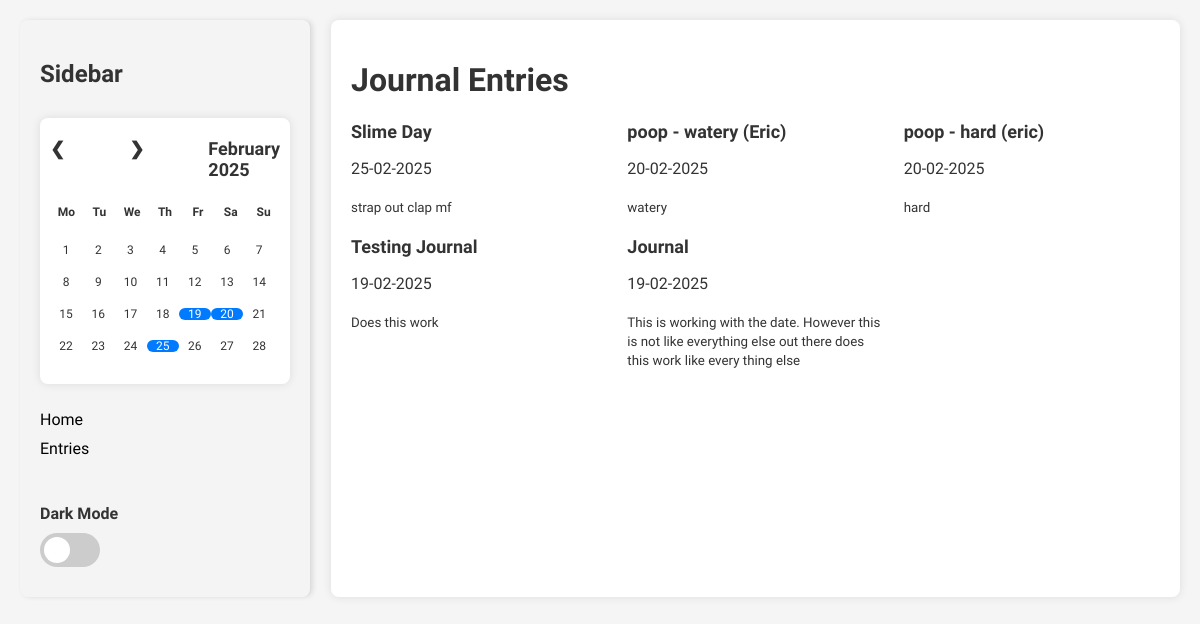
/entries, run on an earlier commit of the app's database.
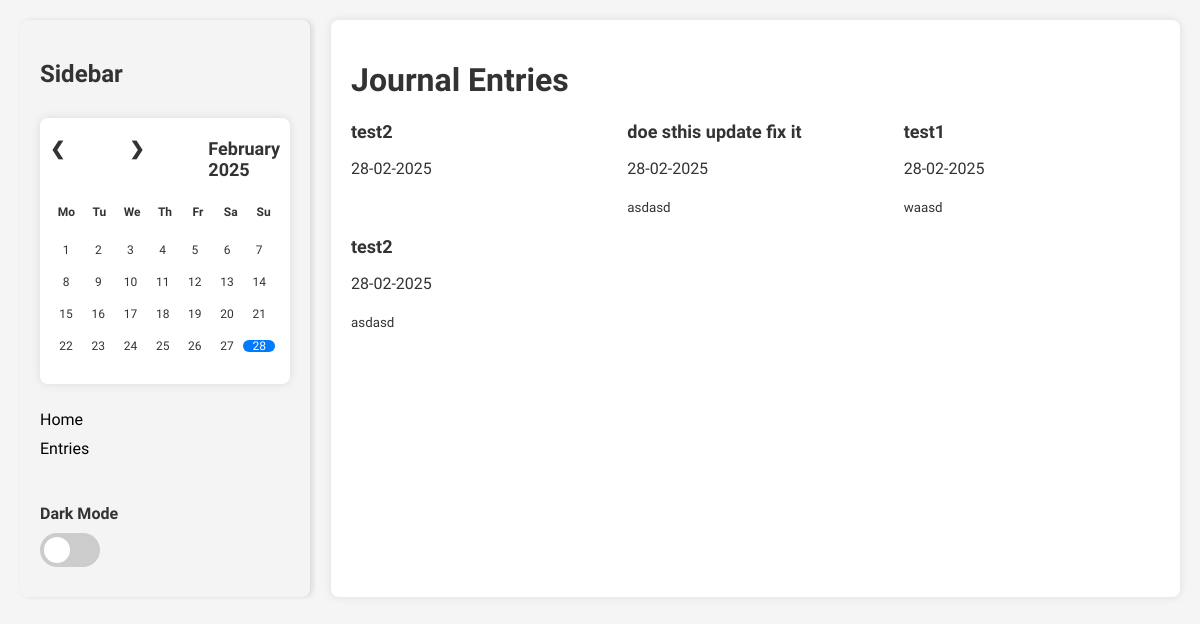
And on a later commit of the database.
### tables this page shows
CREATE TABLE journal (
                            id INTEGER PRIMARY KEY AUTOINCREMENT,
                            title TEXT NOT NULL,
                            content TEXT NOT NULL,
                            mood TEXT,
                            date TEXT NOT NULL);

### app.py (the view)
@app.route('/entries')
def view_entries():
    today = datetime.now().strftime('%Y-%m-%d')
    with sqlite3.connect('journal.db') as conn:
        cursor = conn.cursor()
        current_month = today[:7]
        cursor.execute("SELECT DISTINCT strftime('%d', date) FROM journal WHERE strftime('%Y-%m', date) = ?",
                      (current_month,))
        days_with_entries = [int(day[0]) for day in cursor.fetchall()]
        cursor.execute("SELECT id, title, content, date, strftime('%d-%m-%Y', date) as formatted_date FROM journal ORDER BY date DESC")
        all_entries = cursor.fetchall()
    days = range(1, 32)  # Maximum days in a month
    return render_template('entries.html',
                          entries=all_entries,
                          entry_days=days_with_entries,
                          days=days)

### templates/entries.html (shortened to what this page needs)
<!DOCTYPE html>
<html lang="en">
<head>
    <link rel="stylesheet" href="{{ url_for('static', filename='styles.css') }}">
</head>
<body>
    <div class="container">
        <div class="sidebar" role="navigation" aria-label="Sidebar">
            <h2>Sidebar</h2>
            <div class="calendar calendar-entries" role="region" aria-label="Calendar">
                <div class="month">
                    <ul>
                        <li class="prev" onclick="prevMonth()">&#10094;</li>
                        <li class="next" onclick="nextMonth()">&#10095;</li>
                        <li id="monthYear">August<br><span style="font-size:18px">2023</span></li>
                    </ul>
                </div>
                <ul class="weekdays">
                    <li>Mo</li>
                    <li>Tu</li>
                    <li>We</li>
                    <li>Th</li>
                    <li>Fr</li>
                    <li>Sa</li>
                    <li>Su</li>
                </ul>
                <ul class="days">
                </ul>
            </div>
            <ul>
                <li><a href="{{ url_for('home') }}">Home</a></li>
                <li><a href="{{ url_for('view_entries') }}">Entries</a></li>
            </ul>
            <div class="switch-container">
                <label for="dark-mode-toggle">Dark Mode</label>
                <label class="switch">
                    <span class="slider round"></span>
                </label>
            </div>
        </div>
        <div class="main-content" role="main">
            <h1>Journal Entries</h1>
            <div class="entries-grid">
                {% for entry in entries %}
                <div class="entry-box" tabindex="0" role="article" aria-labelledby="entry-title-{{ loop.index }}" aria-describedby="entry-content-{{ loop.index }}">
                    <a href="{{ url_for('view_entry', entry_id=entry[0]) }}" class="entry-link">
                        <h2 id="entry-title-{{ loop.index }}">{{ entry[1] }}</h2>
                        <p id="entry-content-{{ loop.index }}">{{ entry[4] }}</p>
                        <small>{{ entry[2] }}</small>
                    </a>
                </div>
                {% endfor %}
            </div>
        </div>
    </div>
</body>
</html>

### static/styles.css (style rules this page uses)
body { font-family: 'Open Sans', Arial, sans-serif; margin: 0; padding: 0; display: flex; flex-direction: column; height: 100vh; overflow: hidden; background-color: #f5f5f5; color: #333; transition: background-color 0.3s, color 0.3s; font-size: 16px; }
.sidebar, .calendar, .journaling { transition: background-color 0.3s, color 0.3s, box-shadow 0.3s; }
.container { display: flex; width: 100%; padding: 20px; box-sizing: border-box; }
.sidebar { width: 250px; background-color: #f4f4f4; padding: 20px; border-right: 1px solid #ddd; box-shadow: 2px 0 5px rgba(0, 0, 0, 0.1); border-radius: 8px; margin-right: 20px; display: flex; flex-direction: column; justify-content: space-between; transition: background-color 0.3s; }
.sidebar ul { list-style-type: none; padding: 0; }
.sidebar ul li { margin: 10px 0; }
.sidebar ul li a { text-decoration: none; font-size: 16px; color: #000; display: flex; align-items: center; }
.calendar { margin-top: 10px; background-color: #fff; padding: 10px; box-shadow: 0 0 10px rgba(0, 0, 0, 0.1); border-radius: 8px; font-size: 12px; }
.month { display: flex; justify-content: space-between; align-items: center; }
.month ul { list-style-type: none; padding: 0; margin: 0; display: flex; justify-content: space-between; width: 100%; }
.month ul li { font-size: 18px; font-weight: bold; }
.month .prev, .month .next { cursor: pointer; }
.weekdays { display: flex; justify-content: space-between; padding: 3px 0; }
.weekdays li { width: 30%; text-align: center; font-weight: bold; line-height: 0; }
.days { display: flex; flex-wrap: wrap; }
.switch-container { margin-top: auto; text-align: left; padding-top: 20px; }
.switch-container label { display: block; margin-bottom: 10px; font-weight: bold; }
.switch { position: relative; display: inline-block; width: 60px; height: 34px; }
.slider { position: absolute; cursor: pointer; top: 0; left: 0; right: 0; bottom: 0; background-color: #ccc; transition: .4s; }
.slider:before { position: absolute; content: ""; height: 26px; width: 26px; left: 4px; bottom: 4px; background-color: white; transition: .4s; }
.slider.round { border-radius: 34px; }
.slider.round:before { border-radius: 50%; }
.main-content { flex-grow: 1; display: flex; flex-direction: column; padding: 20px; background-color: #fff; box-shadow: 0 0 10px rgba(0, 0, 0, 0.1); border-radius: 8px; transition: background-color 0.3s; }
.entries-grid { display: grid; grid-template-columns: repeat(auto-fill, minmax(200px, 1fr)); gap: 20px; }
.entry-box h2 { margin: 0 0 10px; font-size: 18px; line-height: 1.2 !important; }
.entry-box p { line-height: 1.4 !important; }
.entry-link { text-decoration: none; color: inherit; display: block; }

What changed in the data, as far as the page shows it:
removed journal: title "Slime Day", date "25-02-2025", content "strap out clap mf"
removed journal: title "poop - watery (Eric)", date "20-02-2025", content "watery"
removed journal: title "poop - hard (eric)", date "20-02-2025", content "hard"
removed journal: title "Testing Journal", date "19-02-2025", content "Does this work"
removed journal: title "Journal", date "19-02-2025", content "This is working with the date. However this is not like everything else out there does this work like every thing else"
added journal: title "test2", date "28-02-2025"
added journal: title "doe sthis update fix it", date "28-02-2025", content "asdasd"
added journal: title "test1", date "28-02-2025", content "waasd"
added journal: title "test2", date "28-02-2025", content "asdasd"
